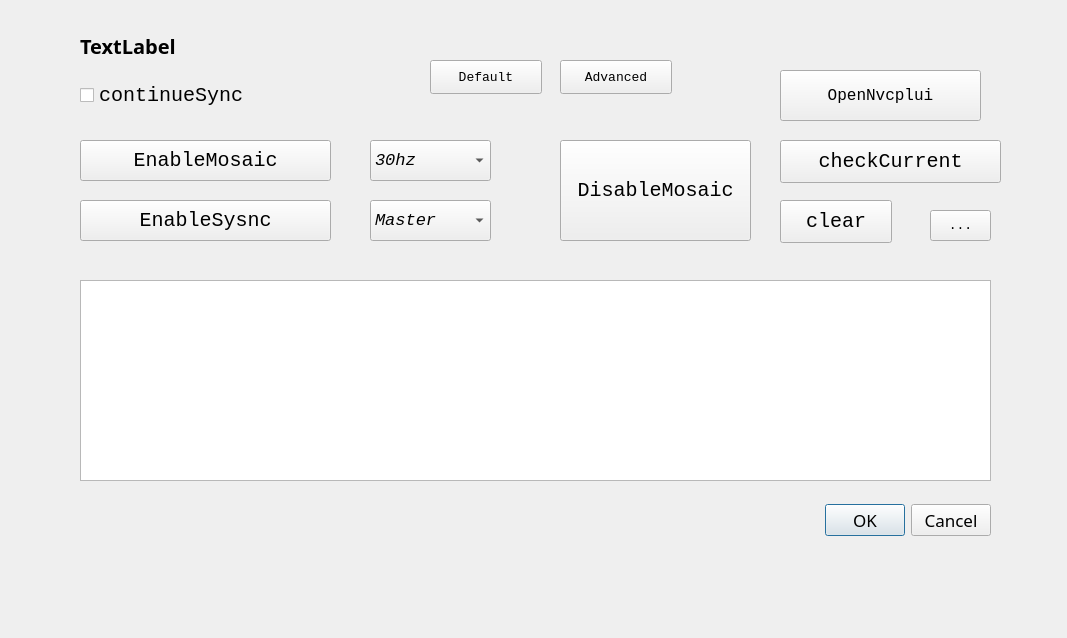
<?xml version="1.0" encoding="UTF-8"?>
<ui version="4.0">
 <class>MosaicNSync</class>
 <widget class="QDialog" name="MosaicNSync">
  <property name="geometry">
   <rect>
    <x>0</x>
    <y>0</y>
    <width>1067</width>
    <height>638</height>
   </rect>
  </property>
  <property name="font">
   <font>
    <family>Consolas</family>
    <pointsize>10</pointsize>
    <weight>50</weight>
    <bold>false</bold>
   </font>
  </property>
  <property name="windowTitle">
   <string>Mosaic&amp;Sync</string>
  </property>
  <widget class="QDialogButtonBox" name="dialog_ok">
   <property name="geometry">
    <rect>
     <x>750</x>
     <y>480</y>
     <width>241</width>
     <height>81</height>
    </rect>
   </property>
   <property name="font">
    <font>
     <family>D2Coding</family>
     <pointsize>13</pointsize>
    </font>
   </property>
   <property name="orientation">
    <enum>Qt::Horizontal</enum>
   </property>
   <property name="standardButtons">
    <set>QDialogButtonBox::Cancel|QDialogButtonBox::Ok</set>
   </property>
  </widget>
  <widget class="QCheckBox" name="chk1_sync">
   <property name="geometry">
    <rect>
     <x>80</x>
     <y>70</y>
     <width>221</width>
     <height>51</height>
    </rect>
   </property>
   <property name="font">
    <font>
     <pointsize>15</pointsize>
    </font>
   </property>
   <property name="cursor">
    <cursorShape>ArrowCursor</cursorShape>
   </property>
   <property name="toolTip">
    <string>체크박스입니다</string>
   </property>
   <property name="text">
    <string>continueSync</string>
   </property>
  </widget>
  <widget class="QLabel" name="label1">
   <property name="geometry">
    <rect>
     <x>80</x>
     <y>20</y>
     <width>931</width>
     <height>51</height>
    </rect>
   </property>
   <property name="font">
    <font>
     <family>D2Coding</family>
     <pointsize>15</pointsize>
     <weight>75</weight>
     <bold>true</bold>
    </font>
   </property>
   <property name="text">
    <string>TextLabel</string>
   </property>
  </widget>
  <widget class="QPlainTextEdit" name="textLog">
   <property name="geometry">
    <rect>
     <x>80</x>
     <y>280</y>
     <width>911</width>
     <height>201</height>
    </rect>
   </property>
   <property name="font">
    <font>
     <family>D2Coding</family>
    </font>
   </property>
  </widget>
  <widget class="QPushButton" name="btn2_clear">
   <property name="geometry">
    <rect>
     <x>780</x>
     <y>200</y>
     <width>112</width>
     <height>43</height>
    </rect>
   </property>
   <property name="minimumSize">
    <size>
     <width>0</width>
     <height>43</height>
    </size>
   </property>
   <property name="maximumSize">
    <size>
     <width>16777215</width>
     <height>43</height>
    </size>
   </property>
   <property name="font">
    <font>
     <pointsize>15</pointsize>
    </font>
   </property>
   <property name="text">
    <string>clear</string>
   </property>
  </widget>
  <widget class="QPushButton" name="btn3_current">
   <property name="geometry">
    <rect>
     <x>780</x>
     <y>140</y>
     <width>221</width>
     <height>43</height>
    </rect>
   </property>
   <property name="minimumSize">
    <size>
     <width>0</width>
     <height>43</height>
    </size>
   </property>
   <property name="maximumSize">
    <size>
     <width>16777215</width>
     <height>43</height>
    </size>
   </property>
   <property name="font">
    <font>
     <pointsize>15</pointsize>
    </font>
   </property>
   <property name="text">
    <string>checkCurrent</string>
   </property>
  </widget>
  <widget class="QPushButton" name="btn4_sync">
   <property name="geometry">
    <rect>
     <x>80</x>
     <y>200</y>
     <width>251</width>
     <height>41</height>
    </rect>
   </property>
   <property name="font">
    <font>
     <pointsize>15</pointsize>
    </font>
   </property>
   <property name="text">
    <string>EnableSysnc</string>
   </property>
  </widget>
  <widget class="QPushButton" name="btn1_mosaic">
   <property name="geometry">
    <rect>
     <x>80</x>
     <y>140</y>
     <width>251</width>
     <height>41</height>
    </rect>
   </property>
   <property name="font">
    <font>
     <pointsize>15</pointsize>
    </font>
   </property>
   <property name="text">
    <string>EnableMosaic</string>
   </property>
  </widget>
  <widget class="QComboBox" name="combo_hz">
   <property name="geometry">
    <rect>
     <x>370</x>
     <y>140</y>
     <width>121</width>
     <height>41</height>
    </rect>
   </property>
   <property name="font">
    <font>
     <pointsize>13</pointsize>
     <weight>50</weight>
     <italic>true</italic>
     <bold>false</bold>
     <underline>false</underline>
    </font>
   </property>
   <item>
    <property name="text">
     <string>30hz</string>
    </property>
   </item>
   <item>
    <property name="text">
     <string>60hz</string>
    </property>
   </item>
   <item>
    <property name="text">
     <string>120hz</string>
    </property>
   </item>
  </widget>
  <widget class="QComboBox" name="combo_master">
   <property name="geometry">
    <rect>
     <x>370</x>
     <y>200</y>
     <width>121</width>
     <height>41</height>
    </rect>
   </property>
   <property name="font">
    <font>
     <pointsize>13</pointsize>
     <italic>true</italic>
    </font>
   </property>
   <item>
    <property name="text">
     <string>Master</string>
    </property>
   </item>
   <item>
    <property name="text">
     <string>Slave</string>
    </property>
   </item>
  </widget>
  <widget class="QPushButton" name="btn5_disableMosaic">
   <property name="geometry">
    <rect>
     <x>560</x>
     <y>140</y>
     <width>191</width>
     <height>101</height>
    </rect>
   </property>
   <property name="font">
    <font>
     <pointsize>15</pointsize>
    </font>
   </property>
   <property name="text">
    <string>DisableMosaic</string>
   </property>
  </widget>
  <widget class="QPushButton" name="btn6_openNvcpl">
   <property name="geometry">
    <rect>
     <x>780</x>
     <y>70</y>
     <width>201</width>
     <height>51</height>
    </rect>
   </property>
   <property name="font">
    <font>
     <pointsize>12</pointsize>
    </font>
   </property>
   <property name="text">
    <string>OpenNvcplui</string>
   </property>
  </widget>
  <widget class="QToolButton" name="toolButton">
   <property name="geometry">
    <rect>
     <x>930</x>
     <y>210</y>
     <width>61</width>
     <height>31</height>
    </rect>
   </property>
   <property name="text">
    <string>...</string>
   </property>
  </widget>
  <widget class="QPushButton" name="btn7_setDefault">
   <property name="geometry">
    <rect>
     <x>430</x>
     <y>60</y>
     <width>112</width>
     <height>34</height>
    </rect>
   </property>
   <property name="text">
    <string>Default</string>
   </property>
  </widget>
  <widget class="QPushButton" name="btn8_setAdvanced">
   <property name="geometry">
    <rect>
     <x>560</x>
     <y>60</y>
     <width>112</width>
     <height>34</height>
    </rect>
   </property>
   <property name="text">
    <string>Advanced</string>
   </property>
  </widget>
 </widget>
 <resources/>
 <connections>
  <connection>
   <sender>dialog_ok</sender>
   <signal>accepted()</signal>
   <receiver>MosaicNSync</receiver>
   <slot>accept()</slot>
   <hints>
    <hint type="sourcelabel">
     <x>248</x>
     <y>254</y>
    </hint>
    <hint type="destinationlabel">
     <x>157</x>
     <y>274</y>
    </hint>
   </hints>
  </connection>
  <connection>
   <sender>dialog_ok</sender>
   <signal>rejected()</signal>
   <receiver>MosaicNSync</receiver>
   <slot>reject()</slot>
   <hints>
    <hint type="sourcelabel">
     <x>316</x>
     <y>260</y>
    </hint>
    <hint type="destinationlabel">
     <x>286</x>
     <y>274</y>
    </hint>
   </hints>
  </connection>
 </connections>
</ui>
